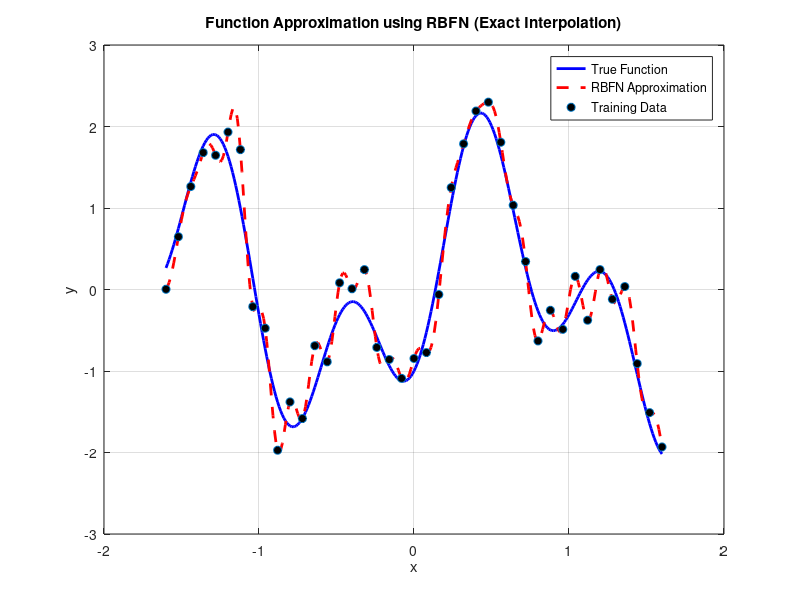

Source code (MATLAB):
clc; clear; close all;

%% Generate training and test data
x_train = -1.6:0.08:1.6; % Training set with a uniform step length 0.08
y_train = 1.2*sin(pi*x_train) - cos(2.4*pi*x_train) + 0.3*randn(size(x_train)); % Add random noise
x_test = -1.6:0.01:1.6; % Test set with a uniform step length 0.01
y_test = 1.2*sin(pi*x_test) - cos(2.4*pi*x_test); % Ground truth without noise

%% Construct RBF Kernel Matrix for Training Data
N = length(x_train); % Number of training points
sigma = 0.1; % Standard deviation for Gaussian RBF
Phi_train = zeros(N, N); % Initialize Gaussian Kernel

for i = 1:N
    for j = 1:N
        Phi_train(i, j) = exp(-((x_train(i) - x_train(j))^2) / (2 * sigma^2)); % Gaussian Kernel
    end
end

%% Solve for weights w
w = Phi_train \ y_train';  % Compute weights using w = inv(Phi) * d

%% Compute RBF Output on Test Set
M = length(x_test);  % Number of test points
Phi_test = zeros(M, N);
for i = 1:M
    for j = 1:N
        Phi_test(i, j) = exp(-((x_test(i) - x_train(j))^2) / (2 * sigma^2));
    end
end
y_pred = Phi_test * w; % Compute predicted values

%% Plot results
figure;
plot(x_test, y_test, 'b-', 'LineWidth', 2); hold on; % True function
plot(x_test, y_pred, 'r--', 'LineWidth', 2);         % RBFN approximation
scatter(x_train, y_train, 'ko', 'MarkerFaceColor', 'k'); % Training points
legend('True Function', 'RBFN Approximation', 'Training Data');
xlabel('x');
ylabel('y');
title('Function Approximation using RBFN (Exact Interpolation)');
grid on;
